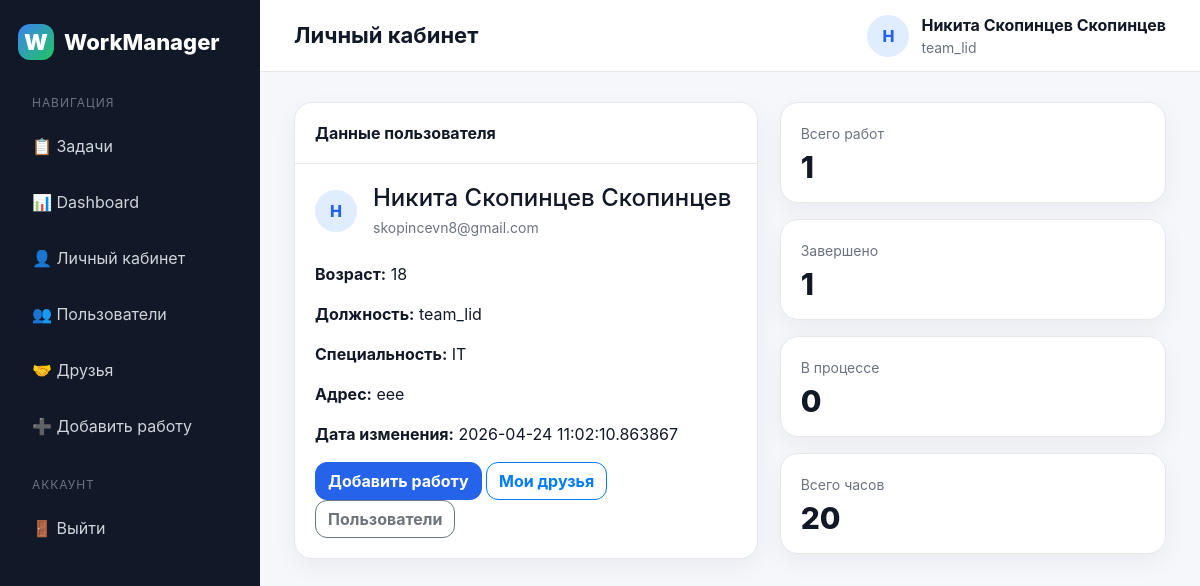
/personal (signed in), run on the app's committed database.
### data/users.py (models this page shows, shortened)
class User(SqlAlchemyBase, UserMixin):
    __tablename__ = 'users'
    id = sqlalchemy.Column(sqlalchemy.Integer, primary_key=True, autoincrement=True)
    surname = sqlalchemy.Column(sqlalchemy.String, nullable=True)
    name = sqlalchemy.Column(sqlalchemy.String, nullable=True)
    age = sqlalchemy.Column(sqlalchemy.Integer, nullable=True)
    position = sqlalchemy.Column(sqlalchemy.String, nullable=True)
    speciality = sqlalchemy.Column(sqlalchemy.String, nullable=True)
    address = sqlalchemy.Column(sqlalchemy.String, nullable=True)
    email = sqlalchemy.Column(sqlalchemy.String, index=True, unique=True, nullable=False)
    hashed_password = sqlalchemy.Column(sqlalchemy.String, nullable=False)
    modified_date = sqlalchemy.Column(sqlalchemy.DateTime, default=datetime.datetime.now)
    jobs = orm.relationship('Jobs', back_populates='user', cascade='all, delete-orphan')
    departments = orm.relationship('Department', back_populates='user')

### main.py (the view)
@app.route('/personal')
@login_required
def personal_page():
    db_sess = db_session.create_session()
    my_jobs = get_user_jobs(db_sess, current_user.id)
    total_jobs = len(my_jobs)
    finished_jobs = len([job for job in my_jobs if job.is_finished])
    active_jobs = total_jobs - finished_jobs
    total_hours = sum(job.work_size or 0 for job in my_jobs)
    db_sess.close()
    return render_template('personal.html', title='Личный кабинет',
                           total_jobs=total_jobs, finished_jobs=finished_jobs,
                           active_jobs=active_jobs, total_hours=total_hours)

### data/db_session.py (called while the page is built)
def create_session() -> Session:
    global __factory
    return __factory()

### main.py (called while the page is built)
@login_manager.user_loader
def load_user(user_id):
    db_sess = db_session.create_session()
    user = db_sess.get(User, int(user_id))
    db_sess.close()
    return user

def get_user_jobs(db_sess, user_id):
    return db_sess.query(Jobs).filter(Jobs.team_leader == user_id).all()

### templates/personal.html
{% extends "base.html" %}
{% block content %}
    <div class="profile-grid">
        <div class="card">
            <div class="card-header">Данные пользователя</div>
            <div class="card-body">
                <div class="d-flex align-items-center mb-4">
                    <div class="avatar mr-3">{{ current_user.name[0] if current_user.name else 'U' }}</div>
                    <div>
                        <h4 class="mb-1">{{ current_user.name }} {{ current_user.surname }}</h4>
                        <div class="text-muted-small">{{ current_user.email }}</div>
                    </div>
                </div>
                <p><strong>Возраст:</strong> {{ current_user.age }}</p>
                <p><strong>Должность:</strong> {{ current_user.position }}</p>
                <p><strong>Специальность:</strong> {{ current_user.speciality }}</p>
                <p><strong>Адрес:</strong> {{ current_user.address }}</p>
                <p><strong>Дата изменения:</strong> {{ current_user.modified_date }}</p>
                <a class="btn btn-primary" href="/add_job">Добавить работу</a>
                <a class="btn btn-outline-primary" href="/friends">Мои друзья</a>
                <a class="btn btn-outline-secondary" href="/users">Пользователи</a>
            </div>
        </div>
        <div>
            <div class="stat-card mb-3">
                <div class="stat-label">Всего работ</div>
                <div class="stat-number">{{ total_jobs }}</div>
            </div>
            <div class="stat-card mb-3">
                <div class="stat-label">Завершено</div>
                <div class="stat-number">{{ finished_jobs }}</div>
            </div>
            <div class="stat-card mb-3">
                <div class="stat-label">В процессе</div>
                <div class="stat-number">{{ active_jobs }}</div>
            </div>
            <div class="stat-card">
                <div class="stat-label">Всего часов</div>
                <div class="stat-number">{{ total_hours }}</div>
            </div>
        </div>
    </div>
{% endblock %}

### templates/base.html (shortened to what this page needs)
<!DOCTYPE html>
<html lang="ru">
<head>
    <link rel="stylesheet"
          href="https://stackpath.bootstrapcdn.com/bootstrap/4.4.1/css/bootstrap.min.css"
>
    <link rel="stylesheet" href="{{ url_for('static', filename='css/style.css') }}">
</head>
<body>
    <div class="app-layout">
        <aside class="sidebar">
            <div class="logo">
                <div class="logo-mark">W</div>
                <span>WorkManager</span>
            </div>
            <div class="sidebar-section">Навигация</div>
            <a href="/">📋 Задачи</a>
            <a href="/dashboard">📊 Dashboard</a>
            {% if current_user.is_authenticated %}
                <a href="/personal">👤 Личный кабинет</a>
                <a href="/users">👥 Пользователи</a>
                <a href="/friends">🤝 Друзья</a>
                <a href="/add_job">➕ Добавить работу</a>
                <div class="sidebar-section">Аккаунт</div>
                <a href="/logout">🚪 Выйти</a>
            {% else %}
                <a href="/login">🔐 Войти</a>
                <a href="/register">📝 Регистрация</a>
            {% endif %}
        </aside>
        <section class="main-area">
            <header class="topbar">
                <h1 class="page-title">{{ title }}</h1>
                {% if current_user.is_authenticated %}
                    <div class="user-chip">
                        <div class="avatar">
                            {{ current_user.name[0] if current_user.name else 'U' }}
                        </div>
                        <div>
                            <strong>{{ current_user.name }} {{ current_user.surname }}</strong>
                            <div class="text-muted-small">{{ current_user.position }}</div>
                        </div>
                    </div>
                {% else %}
                    <div>
                        <a class="btn btn-outline-primary mr-2" href="/login">Войти</a>
                        <a class="btn btn-primary" href="/register">Регистрация</a>
                    </div>
                {% endif %}
            </header>
            <main class="content">
                {% block content %}{% endblock %}
            </main>
        </section>
    </div>
</body>
</html>

### static/css/style.css (style rules this page uses)
:root { --primary: #2563eb; --primary-dark: #1d4ed8; --sidebar: #111827; --sidebar-soft: #1f2937; --bg: #f5f7fb; --card: #ffffff; --text: #111827; --muted: #6b7280; --border: #e5e7eb; --success-bg: #dcfce7; --success-text: #166534; --warning-bg: #fef3c7; --warning-text: #92400e; }
* { box-sizing: border-box; }
body { margin: 0; background: var(--bg); color: var(--text); font-family: -apple-system, BlinkMacSystemFont, "Segoe UI", Roboto, Arial, sans-serif; }
.app-layout { display: flex; min-height: 100vh; }
.sidebar { width: 260px; background: var(--sidebar); color: #fff; padding: 24px 18px; position: fixed; top: 0; bottom: 0; left: 0; }
.logo { display: flex; align-items: center; gap: 10px; font-size: 22px; font-weight: 800; margin-bottom: 34px; }
.logo-mark { width: 36px; height: 36px; border-radius: 12px; background: linear-gradient(135deg, #3b82f6, #22c55e); display: flex; align-items: center; justify-content: center; font-weight: 900; }
.sidebar a { display: flex; align-items: center; gap: 10px; color: #d1d5db; text-decoration: none; padding: 12px 14px; border-radius: 12px; margin-bottom: 8px; transition: 0.15s ease; }
.sidebar-section { color: #6b7280; font-size: 12px; text-transform: uppercase; letter-spacing: 0.08em; margin: 26px 14px 10px; }
.main-area { margin-left: 260px; width: calc(100% - 260px); }
.topbar { height: 72px; background: #fff; border-bottom: 1px solid var(--border); display: flex; align-items: center; justify-content: space-between; padding: 0 34px; position: sticky; top: 0; z-index: 10; }
.page-title { font-size: 22px; font-weight: 750; margin: 0; }
.user-chip { display: flex; align-items: center; gap: 12px; color: var(--text); }
.avatar { width: 42px; height: 42px; border-radius: 50%; background: #e0ecff; color: var(--primary); display: flex; align-items: center; justify-content: center; font-weight: 800; }
.content { padding: 30px 34px 44px; }
.card { border: 1px solid var(--border); border-radius: 18px; box-shadow: 0 8px 24px rgba(15, 23, 42, 0.05); background: var(--card); }
.card-header { background: transparent; border-bottom: 1px solid var(--border); font-weight: 700; padding: 18px 20px; }
.card-body { padding: 20px; }
.stat-card { background: #fff; border: 1px solid var(--border); border-radius: 18px; padding: 20px; box-shadow: 0 8px 24px rgba(15, 23, 42, 0.05); }
.stat-label { color: var(--muted); font-size: 14px; margin-bottom: 8px; }
.stat-number { font-size: 30px; font-weight: 800; line-height: 1; }
.btn { border-radius: 12px; font-weight: 650; }
.btn-primary { background: var(--primary); border-color: var(--primary); }
.profile-grid { display: grid; grid-template-columns: 1.2fr 1fr; gap: 22px; }
.text-muted-small { color: var(--muted); font-size: 14px; }

### data on the page
User: name "Н", name "Никита Скопинцев", surname "Скопинцев", position "team_lid", email "skopincevn8@gmail.com", age "18", speciality "IT", address "eee", modified_date "2026-04-24 11:02:10.863867"

### other printed values
{{ title }} "Личный кабинет"
{{ total_jobs }} "1"
{{ finished_jobs }} "1"
{{ active_jobs }} "0"
{{ total_hours }} "20"
